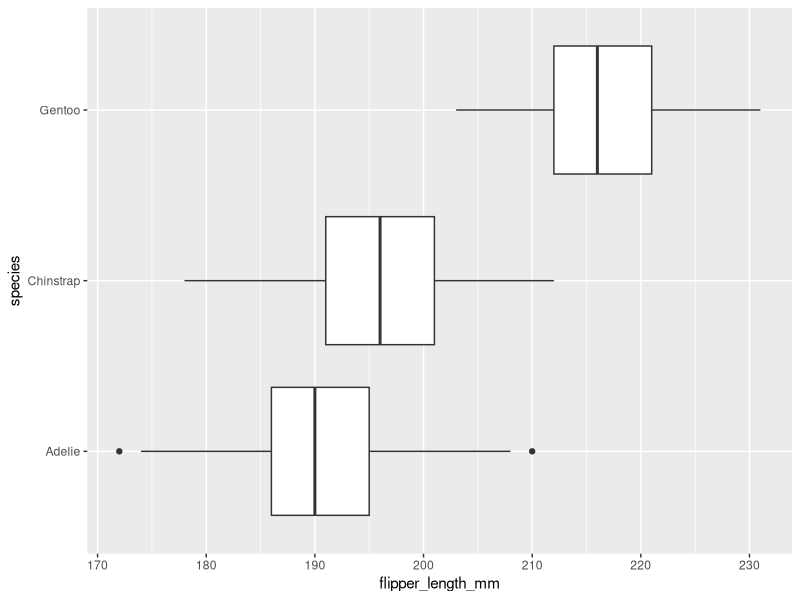
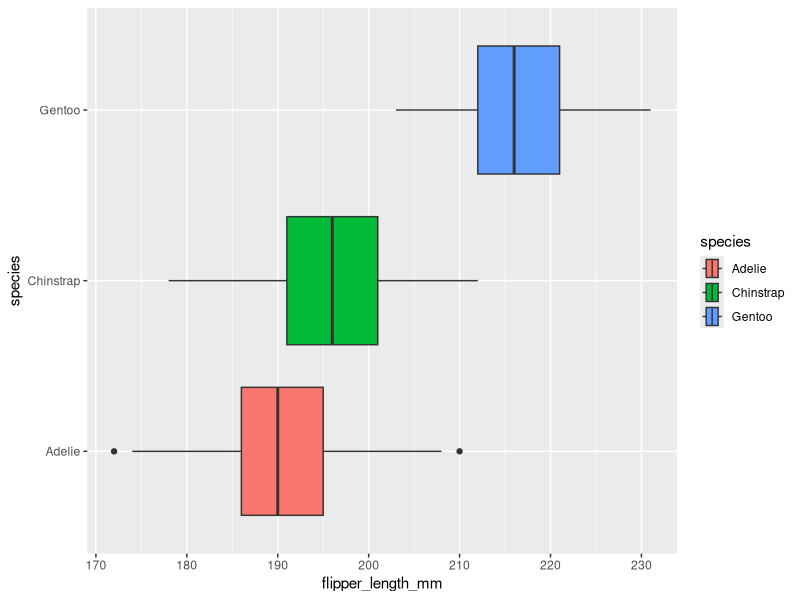
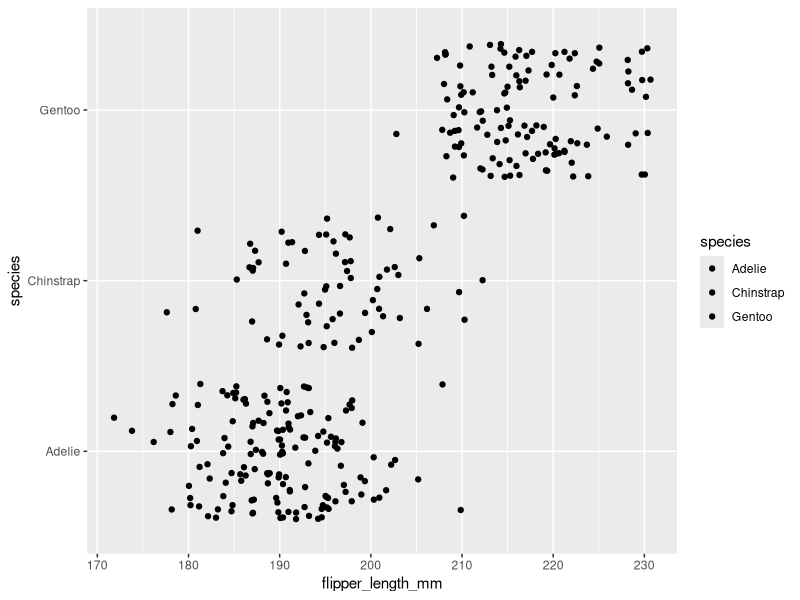
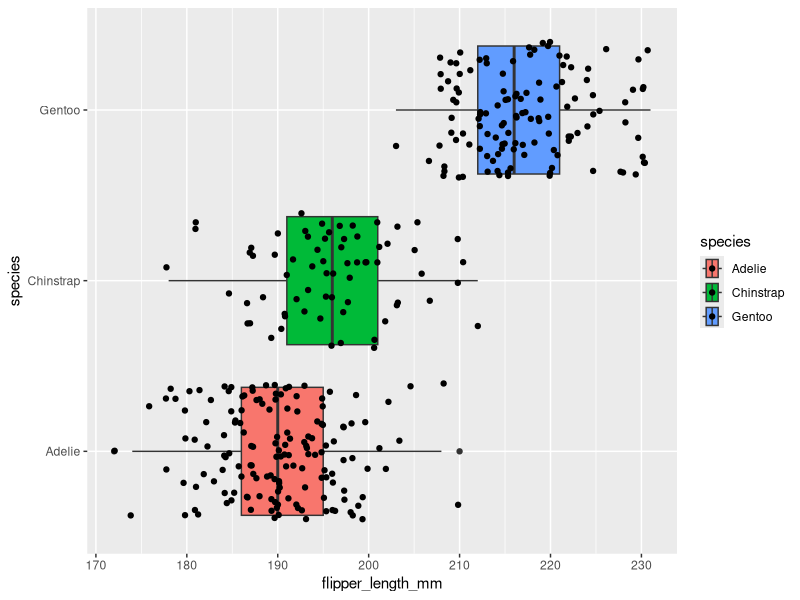
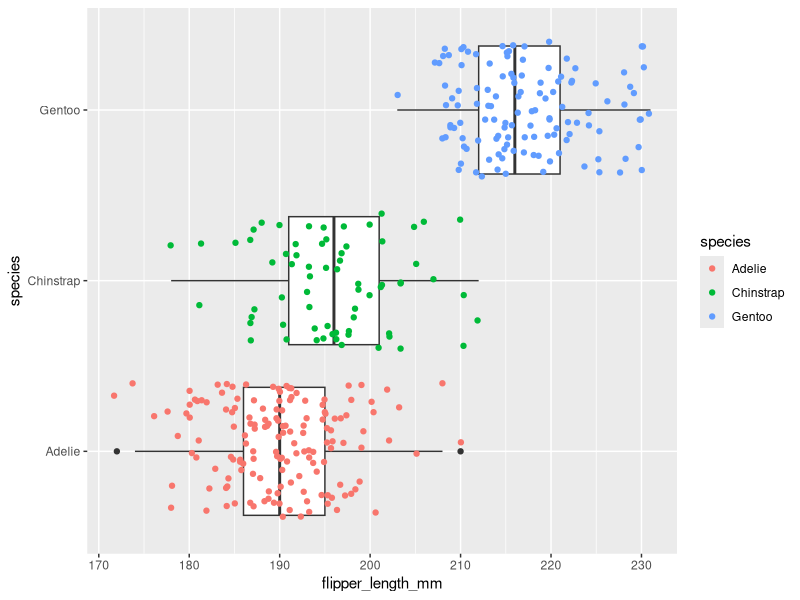
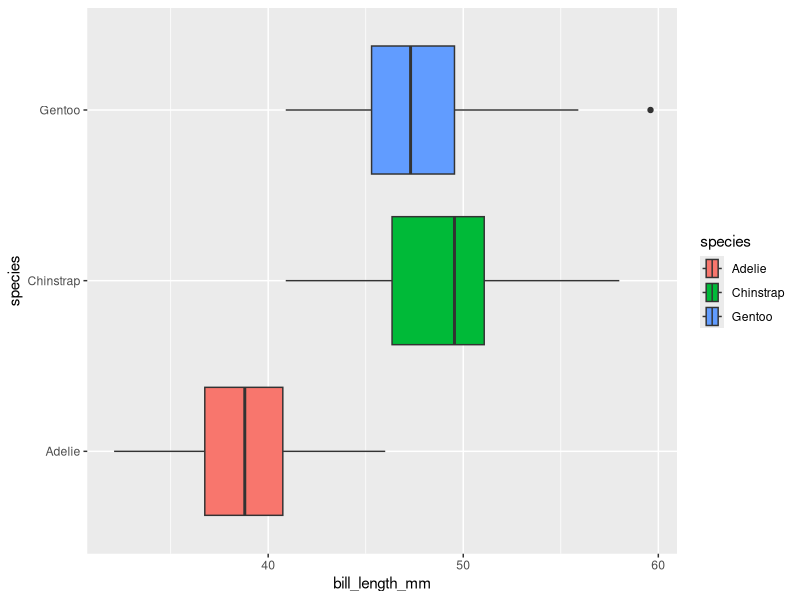
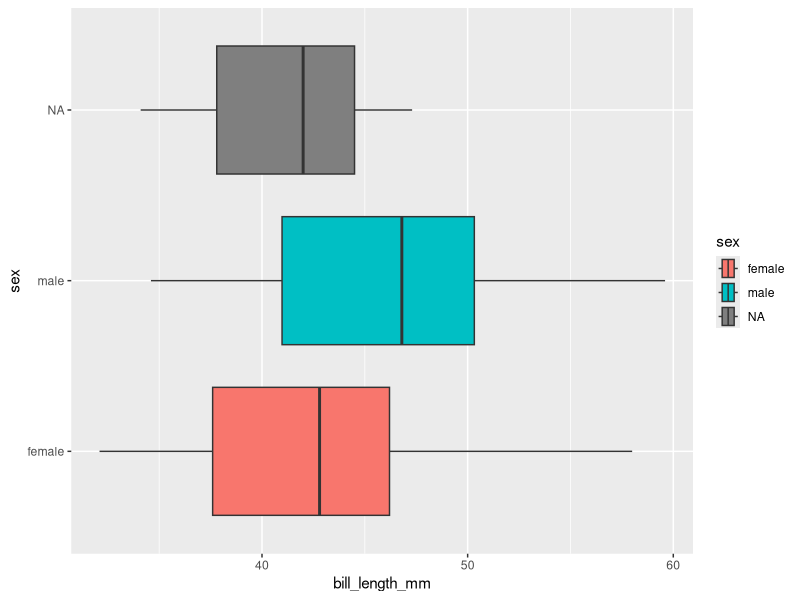
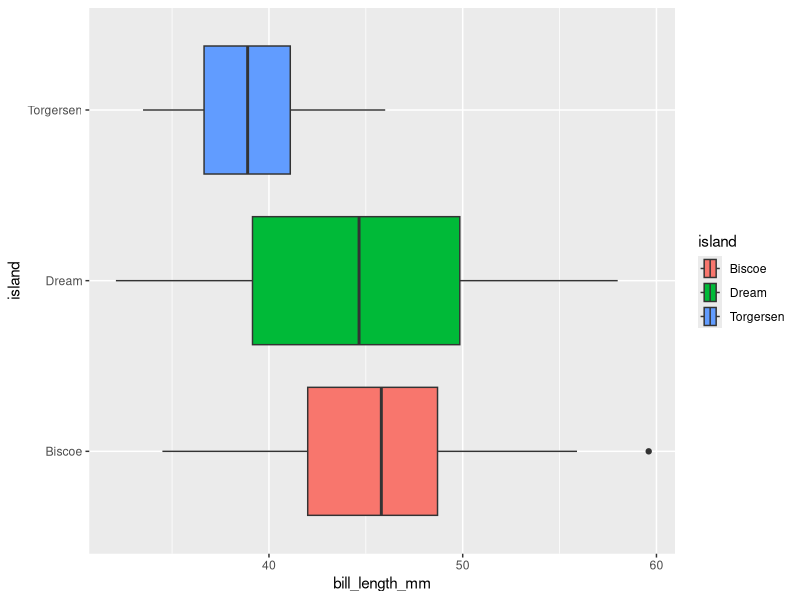

Reproduce these figures in R, in order.
## ---- chunk 1
knitr::opts_chunk$set(error = TRUE)
## ---- chunk 2
library(palmerpenguins)
penguins
## ---- chunk 3
library(ggplot2)
## ---- chunk 4
ggplot(data = penguins, mapping = aes(x = flipper_length_mm, y = species)) +
  geom_boxplot()
## ---- chunk 5
ggplot(data = penguins, mapping = aes(x = flipper_length_mm, y = species, fill = species)) +
  geom_boxplot()
## ---- chunk 6
ggplot(data = penguins, mapping = aes(x = flipper_length_mm, y = species, fill = species)) +
  geom_jitter()
## ---- chunk 7
ggplot(data = penguins, mapping = aes(x = flipper_length_mm, y = species, fill = species)) +
  geom_boxplot() + geom_jitter() 
## ---- chunk 8
  ggplot(data = penguins, mapping = aes(x = flipper_length_mm, y = species)) +
  geom_boxplot() + geom_jitter(aes(color=species))
## ---- chunk 9
ggplot(data = penguins, mapping = aes(x = bill_length_mm, y = species, fill = species)) +
  geom_boxplot()
## ---- chunk 10
ggplot(data = penguins, mapping = aes(x = bill_length_mm, y = sex, fill = sex)) +
  geom_boxplot()
## ---- chunk 11
ggplot(data = penguins, mapping = aes(x = bill_length_mm, y = island, fill = island)) +
  geom_boxplot()
## ---- chunk 12

## ---- chunk 13

## ---- chunk 14

